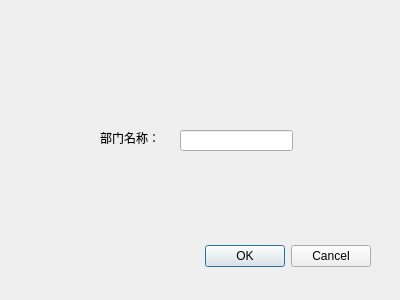
<?xml version="1.0" encoding="UTF-8"?>
<ui version="4.0">
 <class>Dialog_deletedepart</class>
 <widget class="QDialog" name="Dialog_deletedepart">
  <property name="geometry">
   <rect>
    <x>0</x>
    <y>0</y>
    <width>400</width>
    <height>300</height>
   </rect>
  </property>
  <property name="windowTitle">
   <string>删除部门</string>
  </property>
  <widget class="QDialogButtonBox" name="buttonBox">
   <property name="geometry">
    <rect>
     <x>30</x>
     <y>240</y>
     <width>341</width>
     <height>32</height>
    </rect>
   </property>
   <property name="orientation">
    <enum>Qt::Horizontal</enum>
   </property>
   <property name="standardButtons">
    <set>QDialogButtonBox::Cancel|QDialogButtonBox::Ok</set>
   </property>
  </widget>
  <widget class="QLabel" name="label_2">
   <property name="geometry">
    <rect>
     <x>100</x>
     <y>130</y>
     <width>91</width>
     <height>16</height>
    </rect>
   </property>
   <property name="text">
    <string>部门名称：</string>
   </property>
  </widget>
  <widget class="QLineEdit" name="lineEdit">
   <property name="geometry">
    <rect>
     <x>180</x>
     <y>130</y>
     <width>113</width>
     <height>21</height>
    </rect>
   </property>
  </widget>
 </widget>
 <resources/>
 <connections>
  <connection>
   <sender>buttonBox</sender>
   <signal>accepted()</signal>
   <receiver>Dialog_deletedepart</receiver>
   <slot>accept()</slot>
   <hints>
    <hint type="sourcelabel">
     <x>248</x>
     <y>254</y>
    </hint>
    <hint type="destinationlabel">
     <x>157</x>
     <y>274</y>
    </hint>
   </hints>
  </connection>
  <connection>
   <sender>buttonBox</sender>
   <signal>rejected()</signal>
   <receiver>Dialog_deletedepart</receiver>
   <slot>reject()</slot>
   <hints>
    <hint type="sourcelabel">
     <x>316</x>
     <y>260</y>
    </hint>
    <hint type="destinationlabel">
     <x>286</x>
     <y>274</y>
    </hint>
   </hints>
  </connection>
 </connections>
</ui>
